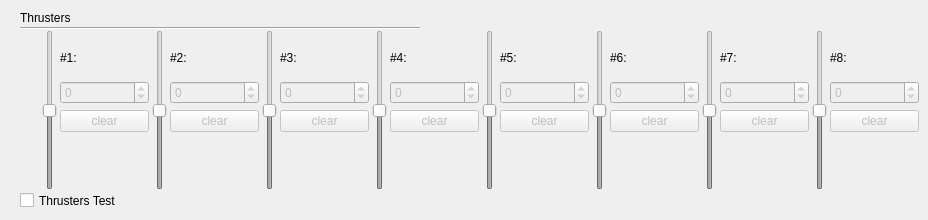
            <widget class="QWidget" name="stackedWidgetConfigThruster">
             <widget class="QSlider" name="verticalSliderPWM_1">
              <property name="enabled">
               <bool>false</bool>
              </property>
              <property name="geometry">
               <rect>
                <x>40</x>
                <y>30</y>
                <width>20</width>
                <height>160</height>
               </rect>
              </property>
              <property name="minimum">
               <number>-500</number>
              </property>
              <property name="maximum">
               <number>500</number>
              </property>
              <property name="orientation">
               <enum>Qt::Vertical</enum>
              </property>
             </widget>
             <widget class="QLabel" name="label_10">
              <property name="geometry">
               <rect>
                <x>20</x>
                <y>10</y>
                <width>57</width>
                <height>16</height>
               </rect>
              </property>
              <property name="text">
               <string>Thrusters</string>
              </property>
             </widget>
             <widget class="Line" name="line">
              <property name="geometry">
               <rect>
                <x>20</x>
                <y>20</y>
                <width>400</width>
                <height>16</height>
               </rect>
              </property>
              <property name="sizePolicy">
               <sizepolicy hsizetype="Maximum" vsizetype="Fixed">
                <horstretch>100</horstretch>
                <verstretch>0</verstretch>
               </sizepolicy>
              </property>
              <property name="orientation">
               <enum>Qt::Horizontal</enum>
              </property>
             </widget>
             <widget class="QWidget" name="layoutWidget">
              <property name="geometry">
               <rect>
                <x>60</x>
                <y>40</y>
                <width>89</width>
                <height>92</height>
               </rect>
              </property>
              <layout class="QVBoxLayout" name="verticalLayout_10">
               <item>
                <widget class="QLabel" name="label_9">
                 <property name="text">
                  <string>#1:</string>
                 </property>
                </widget>
               </item>
               <item>
                <layout class="QVBoxLayout" name="verticalLayout_9">
                 <item>
                  <widget class="QSpinBox" name="pwmBox_1">
                   <property name="enabled">
                    <bool>false</bool>
                   </property>
                   <property name="minimum">
                    <number>-500</number>
                   </property>
                   <property name="maximum">
                    <number>500</number>
                   </property>
                   <property name="value">
                    <number>0</number>
                   </property>
                  </widget>
                 </item>
                 <item>
                  <widget class="QPushButton" name="clearPwmButton_1">
                   <property name="enabled">
                    <bool>false</bool>
                   </property>
                   <property name="text">
                    <string>clear</string>
                   </property>
                  </widget>
                 </item>
                </layout>
               </item>
              </layout>
             </widget>
             <widget class="QWidget" name="layoutWidget_4">
              <property name="geometry">
               <rect>
                <x>170</x>
                <y>40</y>
                <width>89</width>
                <height>92</height>
               </rect>
              </property>
              <layout class="QVBoxLayout" name="verticalLayout_11">
               <item>
                <widget class="QLabel" name="label_11">
                 <property name="text">
                  <string>#2:</string>
                 </property>
                </widget>
               </item>
               <item>
                <layout class="QVBoxLayout" name="verticalLayout_12">
                 <item>
                  <widget class="QSpinBox" name="pwmBox_2">
                   <property name="enabled">
                    <bool>false</bool>
                   </property>
                   <property name="minimum">
                    <number>-500</number>
                   </property>
                   <property name="maximum">
                    <number>500</number>
                   </property>
                   <property name="value">
                    <number>0</number>
                   </property>
                  </widget>
                 </item>
                 <item>
                  <widget class="QPushButton" name="clearPwmButton_2">
                   <property name="enabled">
                    <bool>false</bool>
                   </property>
                   <property name="text">
                    <string>clear</string>
                   </property>
                  </widget>
                 </item>
                </layout>
               </item>
              </layout>
             </widget>
             <widget class="QWidget" name="layoutWidget_5">
              <property name="geometry">
               <rect>
                <x>280</x>
                <y>40</y>
                <width>89</width>
                <height>92</height>
               </rect>
              </property>
              <layout class="QVBoxLayout" name="verticalLayout_13">
               <item>
                <widget class="QLabel" name="label_12">
                 <property name="text">
                  <string>#3:</string>
                 </property>
                </widget>
               </item>
               <item>
                <layout class="QVBoxLayout" name="verticalLayout_14">
                 <item>
                  <widget class="QSpinBox" name="pwmBox_3">
                   <property name="enabled">
                    <bool>false</bool>
                   </property>
                   <property name="minimum">
                    <number>-500</number>
                   </property>
                   <property name="maximum">
                    <number>500</number>
                   </property>
                   <property name="value">
                    <number>0</number>
                   </property>
                  </widget>
                 </item>
                 <item>
                  <widget class="QPushButton" name="clearPwmButton_3">
                   <property name="enabled">
                    <bool>false</bool>
                   </property>
                   <property name="text">
                    <string>clear</string>
                   </property>
                  </widget>
                 </item>
                </layout>
               </item>
              </layout>
             </widget>
             <widget class="QWidget" name="layoutWidget_6">
              <property name="geometry">
               <rect>
                <x>390</x>
                <y>40</y>
                <width>89</width>
                <height>92</height>
               </rect>
              </property>
              <layout class="QVBoxLayout" name="verticalLayout_15">
               <item>
                <widget class="QLabel" name="label_13">
                 <property name="text">
                  <string>#4:</string>
                 </property>
                </widget>
               </item>
               <item>
                <layout class="QVBoxLayout" name="verticalLayout_16">
                 <item>
                  <widget class="QSpinBox" name="pwmBox_4">
                   <property name="enabled">
                    <bool>false</bool>
                   </property>
                   <property name="minimum">
                    <number>-500</number>
                   </property>
                   <property name="maximum">
                    <number>500</number>
                   </property>
                   <property name="value">
                    <number>0</number>
                   </property>
                  </widget>
                 </item>
                 <item>
                  <widget class="QPushButton" name="clearPwmButton_4">
                   <property name="enabled">
                    <bool>false</bool>
                   </property>
                   <property name="text">
                    <string>clear</string>
                   </property>
                  </widget>
                 </item>
                </layout>
               </item>
              </layout>
             </widget>
             <widget class="QWidget" name="layoutWidget_7">
              <property name="geometry">
               <rect>
                <x>500</x>
                <y>40</y>
                <width>89</width>
                <height>92</height>
               </rect>
              </property>
              <layout class="QVBoxLayout" name="verticalLayout_17">
               <item>
                <widget class="QLabel" name="label_14">
                 <property name="text">
                  <string>#5:</string>
                 </property>
                </widget>
               </item>
               <item>
                <layout class="QVBoxLayout" name="verticalLayout_18">
                 <item>
                  <widget class="QSpinBox" name="pwmBox_5">
                   <property name="enabled">
                    <bool>false</bool>
                   </property>
                   <property name="minimum">
                    <number>-500</number>
                   </property>
                   <property name="maximum">
                    <number>500</number>
                   </property>
                   <property name="value">
                    <number>0</number>
                   </property>
                  </widget>
                 </item>
                 <item>
                  <widget class="QPushButton" name="clearPwmButton_5">
                   <property name="enabled">
                    <bool>false</bool>
                   </property>
                   <property name="text">
                    <string>clear</string>
                   </property>
                  </widget>
                 </item>
                </layout>
               </item>
              </layout>
             </widget>
             <widget class="QWidget" name="layoutWidget_8">
              <property name="geometry">
               <rect>
                <x>610</x>
                <y>40</y>
                <width>89</width>
                <height>92</height>
               </rect>
              </property>
              <layout class="QVBoxLayout" name="verticalLayout_19">
               <item>
                <widget class="QLabel" name="label_15">
                 <property name="text">
                  <string>#6:</string>
                 </property>
                </widget>
               </item>
               <item>
                <layout class="QVBoxLayout" name="verticalLayout_20">
                 <item>
                  <widget class="QSpinBox" name="pwmBox_6">
                   <property name="enabled">
                    <bool>false</bool>
                   </property>
                   <property name="minimum">
                    <number>-500</number>
                   </property>
                   <property name="maximum">
                    <number>500</number>
                   </property>
                   <property name="value">
                    <number>0</number>
                   </property>
                  </widget>
                 </item>
                 <item>
                  <widget class="QPushButton" name="clearPwmButton_6">
                   <property name="enabled">
                    <bool>false</bool>
                   </property>
                   <property name="text">
                    <string>clear</string>
                   </property>
                  </widget>
                 </item>
                </layout>
               </item>
              </layout>
             </widget>
             <widget class="QWidget" name="layoutWidget_9">
              <property name="geometry">
               <rect>
                <x>720</x>
                <y>40</y>
                <width>89</width>
                <height>92</height>
               </rect>
              </property>
              <layout class="QVBoxLayout" name="verticalLayout_21">
               <item>
                <widget class="QLabel" name="label_16">
                 <property name="text">
                  <string>#7:</string>
                 </property>
                </widget>
               </item>
               <item>
                <layout class="QVBoxLayout" name="verticalLayout_22">
                 <item>
                  <widget class="QSpinBox" name="pwmBox_7">
                   <property name="enabled">
                    <bool>false</bool>
                   </property>
                   <property name="minimum">
                    <number>-500</number>
                   </property>
                   <property name="maximum">
                    <number>500</number>
                   </property>
                   <property name="value">
                    <number>0</number>
                   </property>
                  </widget>
                 </item>
                 <item>
                  <widget class="QPushButton" name="clearPwmButton_7">
                   <property name="enabled">
                    <bool>false</bool>
                   </property>
                   <property name="text">
                    <string>clear</string>
                   </property>
                  </widget>
                 </item>
                </layout>
               </item>
              </layout>
             </widget>
             <widget class="QWidget" name="layoutWidget_10">
              <property name="geometry">
               <rect>
                <x>830</x>
                <y>40</y>
                <width>89</width>
                <height>92</height>
               </rect>
              </property>
              <layout class="QVBoxLayout" name="verticalLayout_23">
               <item>
                <widget class="QLabel" name="label_17">
                 <property name="text">
                  <string>#8:</string>
                 </property>
                </widget>
               </item>
               <item>
                <layout class="QVBoxLayout" name="verticalLayout_24">
                 <item>
                  <widget class="QSpinBox" name="pwmBox_8">
                   <property name="enabled">
                    <bool>false</bool>
                   </property>
                   <property name="minimum">
                    <number>-500</number>
                   </property>
                   <property name="maximum">
                    <number>500</number>
                   </property>
                   <property name="value">
                    <number>0</number>
                   </property>
                  </widget>
                 </item>
                 <item>
                  <widget class="QPushButton" name="clearPwmButton_8">
                   <property name="enabled">
                    <bool>false</bool>
                   </property>
                   <property name="text">
                    <string>clear</string>
                   </property>
                  </widget>
                 </item>
                </layout>
               </item>
              </layout>
             </widget>
             <widget class="QSlider" name="verticalSliderPWM_2">
              <property name="enabled">
               <bool>false</bool>
              </property>
              <property name="geometry">
               <rect>
                <x>150</x>
                <y>30</y>
                <width>20</width>
                <height>160</height>
               </rect>
              </property>
              <property name="minimum">
               <number>-500</number>
              </property>
              <property name="maximum">
               <number>500</number>
              </property>
              <property name="orientation">
               <enum>Qt::Vertical</enum>
              </property>
             </widget>
             <widget class="QSlider" name="verticalSliderPWM_3">
              <property name="enabled">
               <bool>false</bool>
              </property>
              <property name="geometry">
               <rect>
                <x>260</x>
                <y>30</y>
                <width>20</width>
                <height>160</height>
               </rect>
              </property>
              <property name="minimum">
               <number>-500</number>
              </property>
              <property name="maximum">
               <number>500</number>
              </property>
              <property name="orientation">
               <enum>Qt::Vertical</enum>
              </property>
             </widget>
             <widget class="QSlider" name="verticalSliderPWM_4">
              <property name="enabled">
               <bool>false</bool>
              </property>
              <property name="geometry">
               <rect>
                <x>370</x>
                <y>30</y>
                <width>20</width>
                <height>160</height>
               </rect>
              </property>
              <property name="minimum">
               <number>-500</number>
              </property>
              <property name="maximum">
               <number>500</number>
              </property>
              <property name="orientation">
               <enum>Qt::Vertical</enum>
              </property>
             </widget>
             <widget class="QSlider" name="verticalSliderPWM_5">
              <property name="enabled">
               <bool>false</bool>
              </property>
              <property name="geometry">
               <rect>
                <x>480</x>
                <y>30</y>
                <width>20</width>
                <height>160</height>
               </rect>
              </property>
              <property name="minimum">
               <number>-500</number>
              </property>
              <property name="maximum">
               <number>500</number>
              </property>
              <property name="orientation">
               <enum>Qt::Vertical</enum>
              </property>
             </widget>
             <widget class="QSlider" name="verticalSliderPWM_6">
              <property name="enabled">
               <bool>false</bool>
              </property>
              <property name="geometry">
               <rect>
                <x>590</x>
                <y>30</y>
                <width>20</width>
                <height>160</height>
               </rect>
              </property>
              <property name="minimum">
               <number>-500</number>
              </property>
              <property name="maximum">
               <number>500</number>
              </property>
              <property name="orientation">
               <enum>Qt::Vertical</enum>
              </property>
             </widget>
             <widget class="QSlider" name="verticalSliderPWM_7">
              <property name="enabled">
               <bool>false</bool>
              </property>
              <property name="geometry">
               <rect>
                <x>700</x>
                <y>30</y>
                <width>20</width>
                <height>160</height>
               </rect>
              </property>
              <property name="minimum">
               <number>-500</number>
              </property>
              <property name="maximum">
               <number>500</number>
              </property>
              <property name="orientation">
               <enum>Qt::Vertical</enum>
              </property>
             </widget>
             <widget class="QSlider" name="verticalSliderPWM_8">
              <property name="enabled">
               <bool>false</bool>
              </property>
              <property name="geometry">
               <rect>
                <x>810</x>
                <y>30</y>
                <width>20</width>
                <height>160</height>
               </rect>
              </property>
              <property name="minimum">
               <number>-500</number>
              </property>
              <property name="maximum">
               <number>500</number>
              </property>
              <property name="orientation">
               <enum>Qt::Vertical</enum>
              </property>
             </widget>
             <widget class="QCheckBox" name="checkBoxThrustersTest">
              <property name="geometry">
               <rect>
                <x>20</x>
                <y>190</y>
                <width>111</width>
                <height>21</height>
               </rect>
              </property>
              <property name="text">
               <string>Thrusters Test</string>
              </property>
             </widget>
            </widget>
